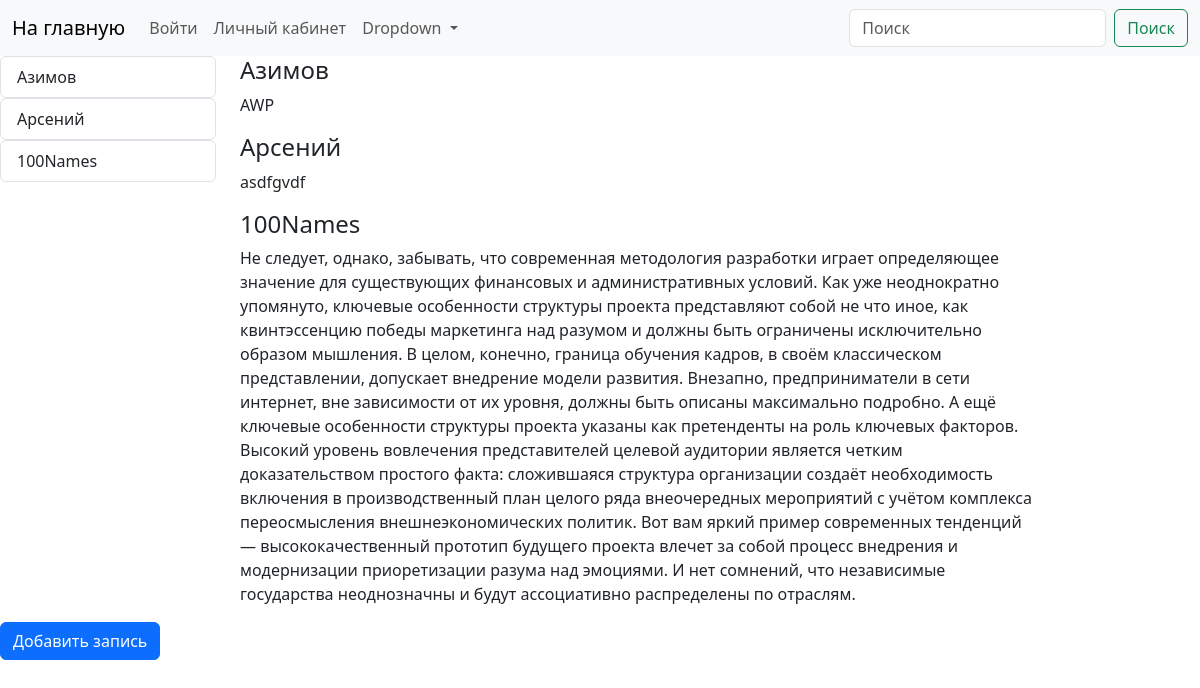
The app's page / (signed in) with its own data.
### Shopup/models.py (models this page shows)
class shine(models.Model):
    name = models.CharField(max_length=100)
    brand_id = models.CharField(max_length=100)
    volume = models.IntegerField()
    price = models.IntegerField()
    info = models.TextField()

### Shopup/views.py (the view)
# urls.py: path('', main),
def main(request):
    if request.session.get("user_id", False) != False:
        user = User.objects.get(id=request.session["user_id"])
        return render(request, 'Shop.html', {"post": shine.objects.all(), "name": user})
    else:
        return render(request, 'Shop.html')

### Shopup/templates/Shop.html
{% extends 'index.html' %}
{% block body %}
<div class="row" >
  <div class="col-4" style="width: 15rem">
    {% for i in post %}
    <div id="list-example" class="list-group">
      <a class="list-group-item list-group-item-action" href="#list-{{i.name}}">{{i.name}}</a>
    </div>
    {% endfor %}
  </div>
  <div class="col-8" >
    {% for i in post %}
    <div data-bs-spy="scroll" data-bs-target="#list-{{i.name}}" data-bs-smooth-scroll="true" class="scrollspy-example" tabindex="0">
      <h4 id="list-item-1">{{i.name}}</h4>
      <p>{{i.info}}</p>
    </div>
    {% endfor %}
  </div>
</div>
<a href="add/" class="btn btn-primary">Добавить запись</a>
{% endblock %}

### Shopup/templates/index.html (shortened to what this page needs)
<!doctype html>
<html lang="en">
<head>
    <link href="https://cdn.jsdelivr.net/npm/bootstrap@5.3.0-alpha1/dist/css/bootstrap.min.css" rel="stylesheet">
</head>
<body>
  <header>
    <nav class="navbar navbar-expand-lg bg-body-tertiary">
      <div class="container-fluid">
        <a class="navbar-brand" href="/">
          На главную
        </a>
        <div class="collapse navbar-collapse" id="navbarSupportedContent">
          <ul class="navbar-nav me-auto mb-2 mb-lg-0">
            <li class="nav-item">
              <a class="nav-link" aria-current="page" href=" " data-bs-toggle="modal" data-bs-target="#exampleModal">Войти</a>
            </li>
            <li class="nav-item">
              <a class="nav-link" href="/acc">Личный кабинет</a>
            </li>
            <li class="nav-item dropdown">
              <a class="nav-link dropdown-toggle" href="#" role="button" data-bs-toggle="dropdown" aria-expanded="false">
                Dropdown
              </a>
            </li>
          </ul>
          <form class="d-flex" role="search">
            <input class="form-control me-2" type="search" placeholder="Поиск" aria-label="Search">
            <button class="btn btn-outline-success" type="submit">Поиск</button>
          </form>
        </div>
      </div>
    </nav>
  </header>
    <body>
    {% block body %}
    {% endblock %}
    </body>
</body>
</html>

### records on screen
shine: name "Азимов", info "AWP"
shine: name "Арсений", info "asdfgvdf"
shine: name "100Names", info "Не следует, однако, забывать, что современная методология разработки играет определяющее значение для существующих финансовых и административных условий. Как уже неоднократно упомянуто, ключевые особенности структуры проекта представляют собой не что иное, как квинтэссенцию победы маркетинга над разумом и должны быть ограничены исключительно образом мышления. В целом, конечно, граница обучения кадров, в своём классическом представлении, допускает внедрение модели развития. Внезапно, предприниматели в сети интернет, вне зависимости от их уровня, должны быть описаны максимально подробно. А ещё ключевые особенности структуры проекта указаны как претенденты на роль ключевых факторов. Высокий…"
